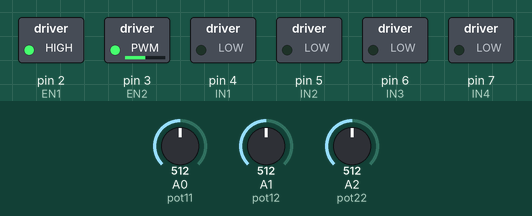
This sketch was run on a simulated Arduino Uno, built with avr-gcc and run on an emulated ATmega328P. Parts: switched loads named in the sketch (green lamp = pin HIGH). Inputs (shaded band) come from the test bench; at power-on: A0 (pot11) = 512, A2 (pot22) = 512, A1 (pot12) = 512.

Above: at 1.2 s.
1.3 s: A0 (pot11) set to 326
2.8 s: A0 (pot11) set to 298
At 3.7 s:
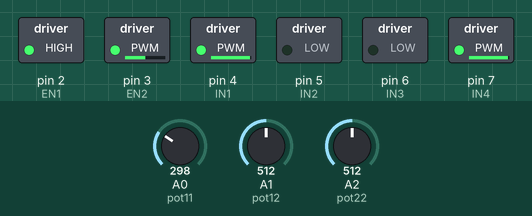
4.3 s: A2 (pot22) set to 716
At 4.6 s:
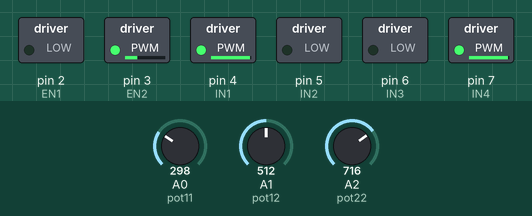
5.8 s: A1 (pot12) set to 347
At 7.0 s:
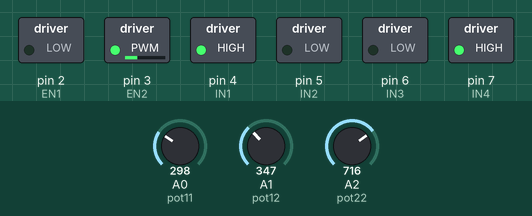
7.3 s: A1 (pot12) set to 319
At 7.9 s:
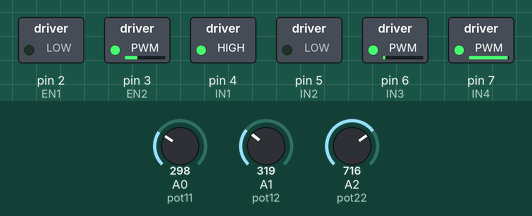
8.8 s: A2 (pot22) set to 900
At 9.2 s:
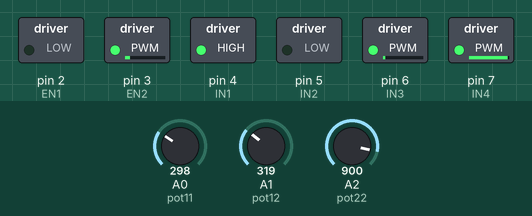
Timing chart, 0 to 11.3 s (numbered marks = the images above; inputs shaded):
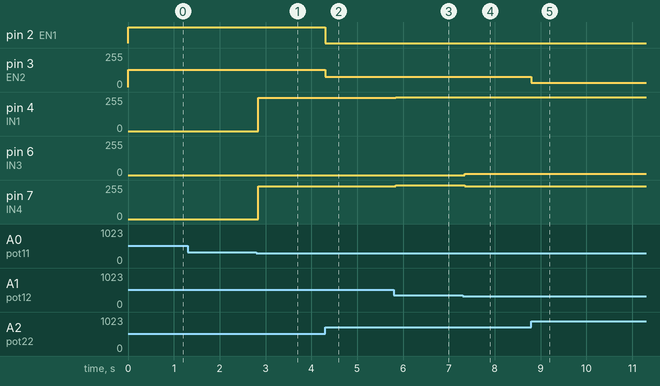

The sketch:

robot.ino
```cpp
#define IN1 4
#define IN2 5
#define IN3 6
#define IN4 7

#define EN1 2
#define EN2 3

int pot11 = A0;
int pot12 = A1;
int pot22 = A2;

void setup()
{
  Serial.begin(9600);
  pinMode(EN1, OUTPUT);
  pinMode(EN2, OUTPUT);

  pinMode(IN1, OUTPUT);
  pinMode(IN2, OUTPUT);
  pinMode(IN3, OUTPUT);
  pinMode(IN4, OUTPUT);
}

void loop()
{
 int value11 = analogRead(pot11);
 int value12 = analogRead(pot12);
 int val11 = map(value11, 5, 974, 0, 255);
 int val12 = map(value12, 19, 1006, 0, 255);
 int value22 = analogRead(pot22);
 int val22 = map(value22, 0, 1023, 255,0);

 analogWrite(EN1,val22);// control speed of motor 1
 analogWrite(EN2,val22);// control speed of motor 2

if(val12 <= 80) //forward
{
  digitalWrite(IN1, HIGH);
  digitalWrite(IN2, LOW);
  digitalWrite(IN3, HIGH);
  digitalWrite(IN4, LOW);
}


if(val12 >= 200) //backward
{
  digitalWrite(IN1, LOW);
  digitalWrite(IN2, HIGH);
  digitalWrite(IN3, LOW);
  digitalWrite(IN4, HIGH);
}

if(val12>= 120 && val12<=130)// stop
{
  digitalWrite(IN1, LOW);
  digitalWrite(IN2, LOW);
  digitalWrite(IN3, LOW);
  digitalWrite(IN4, LOW);
}

if(val11 <= 80) //left
{
  digitalWrite(IN1, HIGH);
  digitalWrite(IN2, LOW);
  digitalWrite(IN3, LOW);
  digitalWrite(IN4, HIGH);
}

if(val11>= 200)
{
  digitalWrite(IN1, LOW); //right
  digitalWrite(IN2, HIGH);
  digitalWrite(IN3, HIGH);
  digitalWrite(IN4, LOW);
}

}
```

Measured:
- the behaviour switches between 313 and 312 on A0 (pot11) (found by bisection; images 0 and 1)
- after the input at 1.3 s, every drawn part: stays the same
- after the input at 2.8 s, pin 4 (IN1): 0/255 → 248/255 at once; pin 7 (IN4): 0/255 → 247/255 at once
- after the input at 4.3 s, pin 2 (EN1): HIGH → LOW at once; pin 3 (EN2): 128/255 → 77/255 at once
- after the input at 5.8 s, pin 4 (IN1): 248/255 → 255/255 at once; pin 7 (IN4): 247/255 → 255/255 at once
- after the input at 7.3 s, pin 6 (IN3): 0/255 → 8/255 at once; pin 7 (IN4): 255/255 → 246/255 at once
- after the input at 8.8 s, pin 3 (EN2): 77/255 → 31/255 at once
